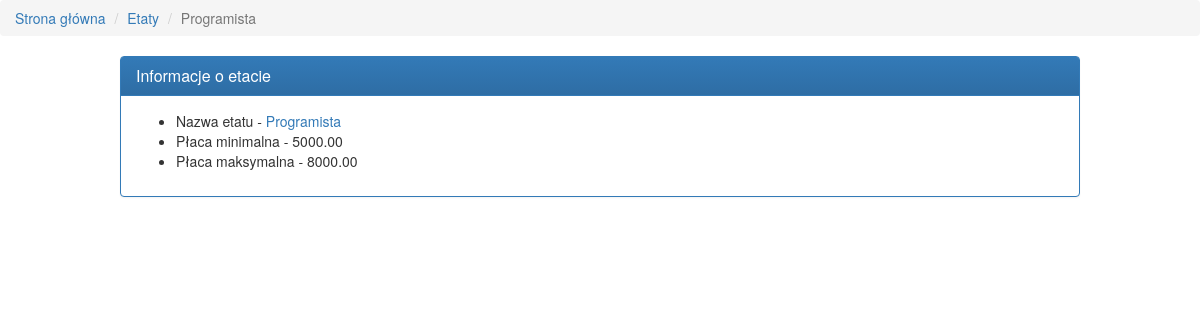
The page /etat-1/ on the database its author committed.
### pracownicy/models.py (models this page shows, shortened)
class Etaty(models.Model):
    nazwa = models.CharField(max_length=50)
    placa_od = models.DecimalField(max_digits=6,decimal_places=2)
    placa_do = models.DecimalField(max_digits=6,decimal_places=2)

### pracownicy/views.py (the view)
# urls.py: url(r'^etat-([0-9]+)/$', views.pokazEtat),
def pokazEtat(request, pk):
    etat = get_object_or_404(models.Etaty, pk=pk)
    return render(request, 'etat.html', locals())

### templates/etat.html
{% extends "index.html" %}
    {% block content %}
    <ul class="breadcrumb">
        <li><a href="/">Strona główna</a></li>
        <li><a href="/etaty">Etaty</a></li>
        <li class="active">{% block title %}{{ etat.nazwa }}{% endblock %}</li>
    </ul>
    <div class="main panel panel-primary">
        <div class="panel-heading"><h3 class="panel-title">Informacje o etacie</h3></div>
        <div class="panel-body">
        <ul>
            <li>Nazwa etatu - <a href="/etat-{{etat.pk}}/">{{ etat.nazwa }}</a></li>
            <li>Płaca minimalna - {{ etat.placa_od }}</li>
            <li>Płaca maksymalna - {{ etat.placa_do }}</li>
        </ul>
        </div>
        </div>
    {% endblock %}

### pracownicy/static/main.css (style rules this page uses)
.main { width: 80%; margin: 1em auto 0 auto; }

### rows shown on the page
Etaty: nazwa "Programista", placa_od "5000.00", placa_do "8000.00"
